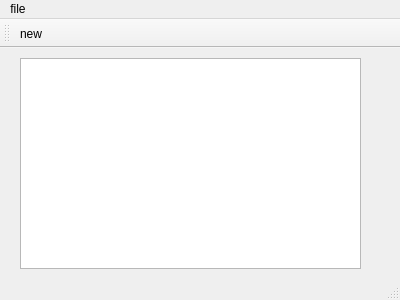
<?xml version="1.0" encoding="UTF-8"?>
<ui version="4.0">
 <class>MainWindow</class>
 <widget class="QMainWindow" name="MainWindow">
  <property name="geometry">
   <rect>
    <x>0</x>
    <y>0</y>
    <width>400</width>
    <height>300</height>
   </rect>
  </property>
  <property name="windowTitle">
   <string>MainWindow</string>
  </property>
  <widget class="QWidget" name="centralWidget">
   <widget class="QPlainTextEdit" name="plainTextEdit">
    <property name="geometry">
     <rect>
      <x>20</x>
      <y>10</y>
      <width>341</width>
      <height>211</height>
     </rect>
    </property>
   </widget>
  </widget>
  <widget class="QMenuBar" name="menuBar">
   <property name="geometry">
    <rect>
     <x>0</x>
     <y>0</y>
     <width>400</width>
     <height>26</height>
    </rect>
   </property>
   <widget class="QMenu" name="menuFile">
    <property name="title">
     <string>file</string>
    </property>
    <addaction name="actionNew"/>
   </widget>
   <addaction name="menuFile"/>
  </widget>
  <widget class="QToolBar" name="mainToolBar">
   <attribute name="toolBarArea">
    <enum>TopToolBarArea</enum>
   </attribute>
   <attribute name="toolBarBreak">
    <bool>false</bool>
   </attribute>
   <addaction name="actionNew"/>
  </widget>
  <widget class="QStatusBar" name="statusBar"/>
  <action name="actionNew">
   <property name="text">
    <string>new</string>
   </property>
  </action>
 </widget>
 <layoutdefault spacing="6" margin="11"/>
 <resources/>
 <connections/>
</ui>
